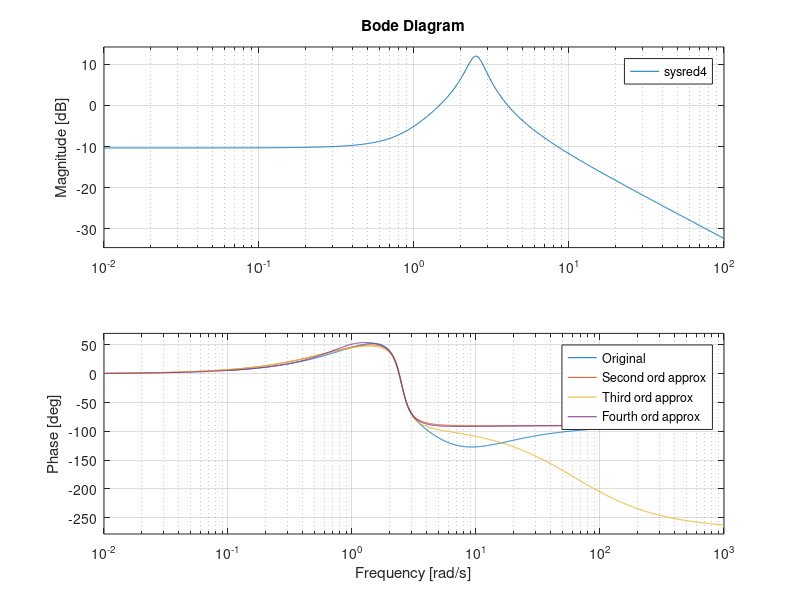
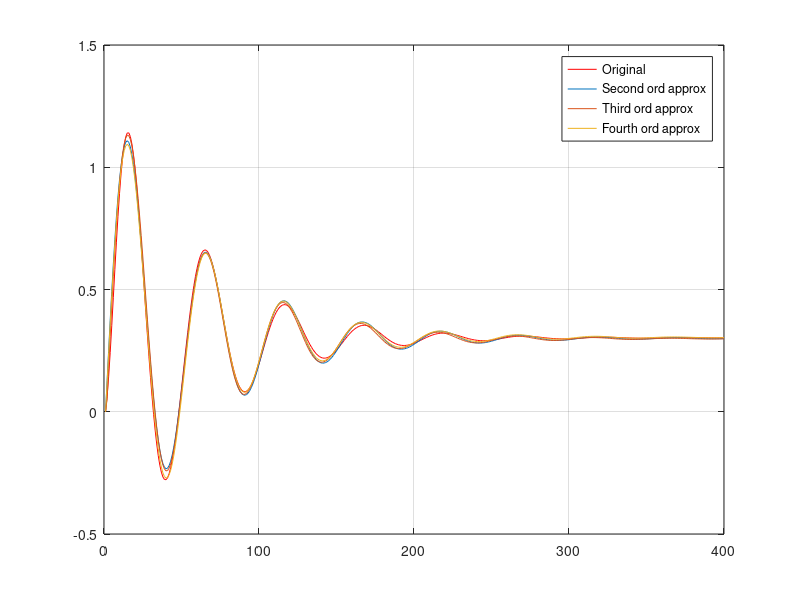

Here is the MATLAB script that generated these plots, in order:
function compare_diff_orders
clf
clear 
clc
warning('off') %#ok<WNOFF>
% uses Nelder-Mead method to find the minimum
sysorg=tf([1, 46.8, 957.6, 11144, 80511.9, 369601.6, 1060774.5, 1809006.4, 1669955.4, 638266],[1, 36.9, 620.8, 6257.9, 41888, 195879.7, 658023.2, 1611073.5, 2857356,3425885.4, 2110138.4 ]);
t=linspace(0,20,400);
resporg=step(sysorg,t);

options = optimset('TolFun',1e-4,'TolX',1e-4);

%%%%%%%%%%%%%%%%%%%%%%%%%%% second order %%%%%%%%%%%%%%%%%%%%%%%%%%
tic

[c fval2] = fminsearch(@datafit_2ord,[3 3 3 4],options) % optimization
sysred2 = tf([c(1), c(2)],[1, c(3), c(4)]);
respfit_2ord = step(tf([c(1), c(2)],[1, c(3), c(4)]),t);
toc

%%%%%%%%%%%%%%%%%%%%%% 3rd order %%%%%%%%%%%%%%%%%%%%%%%%%%%%%%
tic

[d fval3] = fminsearch(@datafit_3ord,[3 3 3 4,7,5],options) % optimization
sysred3 = tf([d(1), d(2), d(3)],[1, d(4), d(5), d(6)]);
respfit_3ord = step(tf([d(1), d(2), d(3)],[1, d(4), d(5), d(6)]),t);
toc

tic
%%%%%%%%%%%%% fourth order %%%%%%%%%%%%%%%%%%%%%%%%%%%%%%%%%%%%%%%
[e fval4] = fminsearch(@datafit_4ord,[3 3 3 4,3,5,7,8],options) % optimization
respfit_4ord = step(tf([e(1), e(2), e(3), e(4)],[1, e(5), e(6), e(7), e(8)]),t);
sysred4 = tf([e(1), e(2), e(3), e(4)],[1, e(5), e(6), e(7), e(8)]);
toc
%%%%%%%%%%%%%%%%%%%  PLOTS %%%%%%%%%%%%%%%%%%%%%%%%%%%%%%%%%%%%%

%
figure(1)
bode(sysorg); hold on
bode(sysred2); hold on
bode(sysred3); hold on
bode(sysred4); 
grid on
legend('Original','Second ord approx','Third ord approx','Fourth ord approx')

figure(2)
plot(resporg,'r'); hold on; plot(respfit_2ord);hold on; plot(respfit_3ord); hold on; plot(respfit_4ord); grid on
legend('Original','Second ord approx','Third ord approx','Fourth ord approx')

%%%%%%%%%%%%%%%%%%%%%%%%%%%%%%%%%%%%%%%%%%%%%%%%%%%%%%%%%%%%%%%%%%%%%%%%%%
%%%%%%%%%%%%%%%%%%%%%%%%%%%%%%%%%%%%%% function definitions %%%%%%%
function e2 = datafit_2ord(c)
respred2=step(tf([c(1), c(2)],[1, c(3), c(4)]),t);
e2= sum((respred2-resporg).^2)/length(resporg); 
end

function e3 = datafit_3ord(d)
respred3=step(tf([d(1), d(2), d(3)],[1, d(4), d(5), d(6)]),t);
e3= sum((respred3-resporg).^2)/length(resporg); 
end
function e4 = datafit_4ord(e)
respred4=step(tf([e(1), e(2), e(3), e(4)],[1, e(5), e(6), e(7), e(8)]),t);
e4= sum((respred4-resporg).^2)/length(resporg);
end
end

